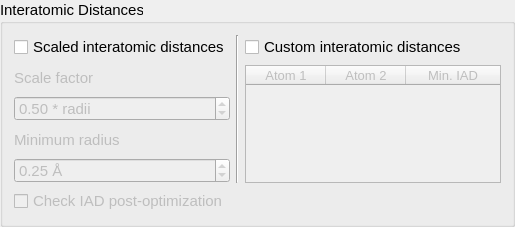
    <widget class="QGroupBox" name="groupBox_3">
     <property name="sizePolicy">
      <sizepolicy hsizetype="Preferred" vsizetype="Preferred">
       <horstretch>0</horstretch>
       <verstretch>0</verstretch>
      </sizepolicy>
     </property>
     <property name="font">
      <font>
       <pointsize>11</pointsize>
      </font>
     </property>
     <property name="title">
      <string>Interatomic Distances</string>
     </property>
     <layout class="QGridLayout" name="gridLayout_4">
      <item row="14" column="0">
       <widget class="QCheckBox" name="cb_checkStepOpt">
        <property name="enabled">
         <bool>false</bool>
        </property>
        <property name="font">
         <font>
          <pointsize>11</pointsize>
         </font>
        </property>
        <property name="focusPolicy">
         <enum>Qt::StrongFocus</enum>
        </property>
        <property name="text">
         <string>Check IAD post-optimization</string>
        </property>
       </widget>
      </item>
      <item row="3" column="0">
       <widget class="QLabel" name="label_9">
        <property name="enabled">
         <bool>false</bool>
        </property>
        <property name="sizePolicy">
         <sizepolicy hsizetype="Preferred" vsizetype="Preferred">
          <horstretch>0</horstretch>
          <verstretch>0</verstretch>
         </sizepolicy>
        </property>
        <property name="maximumSize">
         <size>
          <width>150</width>
          <height>25</height>
         </size>
        </property>
        <property name="font">
         <font>
          <pointsize>11</pointsize>
         </font>
        </property>
        <property name="text">
         <string>Minimum radius</string>
        </property>
        <property name="alignment">
         <set>Qt::AlignLeading|Qt::AlignLeft|Qt::AlignVCenter</set>
        </property>
        <property name="buddy">
         <cstring>spin_minRadius</cstring>
        </property>
       </widget>
      </item>
      <item row="0" column="0">
       <widget class="QCheckBox" name="cb_interatomicDistanceLimit">
        <property name="sizePolicy">
         <sizepolicy hsizetype="Minimum" vsizetype="Preferred">
          <horstretch>0</horstretch>
          <verstretch>0</verstretch>
         </sizepolicy>
        </property>
        <property name="minimumSize">
         <size>
          <width>0</width>
          <height>18</height>
         </size>
        </property>
        <property name="font">
         <font>
          <pointsize>11</pointsize>
         </font>
        </property>
        <property name="focusPolicy">
         <enum>Qt::StrongFocus</enum>
        </property>
        <property name="toolTip">
         <string>&lt;html&gt;&lt;head/&gt;&lt;body&gt;&lt;p&gt;Use this to limit the shortest interatomic distance between atoms.&lt;/p&gt;&lt;p&gt;This ensures that atoms aren't overlapping.&lt;/p&gt;&lt;/body&gt;&lt;/html&gt;</string>
        </property>
        <property name="text">
         <string>Scaled interatomic distances</string>
        </property>
        <property name="checked">
         <bool>false</bool>
        </property>
       </widget>
      </item>
      <item row="0" column="4">
       <widget class="QCheckBox" name="cb_customIAD">
        <property name="font">
         <font>
          <pointsize>11</pointsize>
         </font>
        </property>
        <property name="focusPolicy">
         <enum>Qt::StrongFocus</enum>
        </property>
        <property name="text">
         <string>Custom interatomic distances</string>
        </property>
        <property name="checked">
         <bool>false</bool>
        </property>
       </widget>
      </item>
      <item row="1" column="0">
       <widget class="QLabel" name="label">
        <property name="enabled">
         <bool>false</bool>
        </property>
        <property name="sizePolicy">
         <sizepolicy hsizetype="Preferred" vsizetype="Preferred">
          <horstretch>0</horstretch>
          <verstretch>0</verstretch>
         </sizepolicy>
        </property>
        <property name="maximumSize">
         <size>
          <width>150</width>
          <height>25</height>
         </size>
        </property>
        <property name="font">
         <font>
          <pointsize>11</pointsize>
         </font>
        </property>
        <property name="text">
         <string>Scale factor</string>
        </property>
        <property name="alignment">
         <set>Qt::AlignLeading|Qt::AlignLeft|Qt::AlignVCenter</set>
        </property>
        <property name="buddy">
         <cstring>spin_scaleFactor</cstring>
        </property>
       </widget>
      </item>
      <item row="2" column="0">
       <widget class="QDoubleSpinBox" name="spin_scaleFactor">
        <property name="enabled">
         <bool>false</bool>
        </property>
        <property name="sizePolicy">
         <sizepolicy hsizetype="Minimum" vsizetype="Minimum">
          <horstretch>0</horstretch>
          <verstretch>0</verstretch>
         </sizepolicy>
        </property>
        <property name="minimumSize">
         <size>
          <width>0</width>
          <height>25</height>
         </size>
        </property>
        <property name="maximumSize">
         <size>
          <width>16777215</width>
          <height>25</height>
         </size>
        </property>
        <property name="font">
         <font>
          <pointsize>11</pointsize>
         </font>
        </property>
        <property name="focusPolicy">
         <enum>Qt::StrongFocus</enum>
        </property>
        <property name="toolTip">
         <string>&lt;html&gt;&lt;head/&gt;&lt;body&gt;&lt;p&gt;Use this to limit the shortest interatomic distance between atoms. This ensures that atoms aren't overlapping.&lt;/p&gt;&lt;p&gt;The value specified here is multiplied by each atom's covalent radius, and the sum of the scaled radii are used to enforce a minimum atomic separation between atoms.&lt;/p&gt;&lt;p&gt;The default recommended value is 0.5.&lt;/p&gt;&lt;p&gt;This ensures that atoms will not be unphysically close&lt;br/&gt;(which may prevent certain optimization codes from working).&lt;br/&gt;Using a higher value is acceptable while creating random structures&lt;br/&gt;in the first generation, but may prevent the crossover operator&lt;br/&gt;from being able to create offspring that meet this restriction.&lt;/p&gt;&lt;/body&gt;&lt;/html&gt;</string>
        </property>
        <property name="suffix">
         <string> * radii</string>
        </property>
        <property name="decimals">
         <number>2</number>
        </property>
        <property name="maximum">
         <double>1.000000000000000</double>
        </property>
        <property name="singleStep">
         <double>0.050000000000000</double>
        </property>
        <property name="value">
         <double>0.500000000000000</double>
        </property>
       </widget>
      </item>
      <item row="4" column="0">
       <widget class="QDoubleSpinBox" name="spin_minRadius">
        <property name="enabled">
         <bool>false</bool>
        </property>
        <property name="sizePolicy">
         <sizepolicy hsizetype="Minimum" vsizetype="Minimum">
          <horstretch>0</horstretch>
          <verstretch>0</verstretch>
         </sizepolicy>
        </property>
        <property name="minimumSize">
         <size>
          <width>0</width>
          <height>25</height>
         </size>
        </property>
        <property name="maximumSize">
         <size>
          <width>16777215</width>
          <height>25</height>
         </size>
        </property>
        <property name="font">
         <font>
          <pointsize>11</pointsize>
         </font>
        </property>
        <property name="focusPolicy">
         <enum>Qt::StrongFocus</enum>
        </property>
        <property name="suffix">
         <string> Å</string>
        </property>
        <property name="decimals">
         <number>2</number>
        </property>
        <property name="singleStep">
         <double>0.050000000000000</double>
        </property>
        <property name="value">
         <double>0.250000000000000</double>
        </property>
       </widget>
      </item>
      <item row="0" column="3" rowspan="5">
       <widget class="Line" name="line_2">
        <property name="orientation">
         <enum>Qt::Vertical</enum>
        </property>
       </widget>
      </item>
      <item row="1" column="4" rowspan="4">
       <widget class="QTableWidget" name="table_IAD">
        <property name="enabled">
         <bool>false</bool>
        </property>
        <property name="sizePolicy">
         <sizepolicy hsizetype="Preferred" vsizetype="Preferred">
          <horstretch>0</horstretch>
          <verstretch>0</verstretch>
         </sizepolicy>
        </property>
        <property name="font">
         <font>
          <pointsize>10</pointsize>
         </font>
        </property>
        <property name="horizontalScrollBarPolicy">
         <enum>Qt::ScrollBarAlwaysOff</enum>
        </property>
        <attribute name="horizontalHeaderMinimumSectionSize">
         <number>20</number>
        </attribute>
        <attribute name="horizontalHeaderDefaultSectionSize">
         <number>80</number>
        </attribute>
        <attribute name="horizontalHeaderStretchLastSection">
         <bool>true</bool>
        </attribute>
        <attribute name="verticalHeaderVisible">
         <bool>false</bool>
        </attribute>
        <attribute name="verticalHeaderMinimumSectionSize">
         <number>23</number>
        </attribute>
        <attribute name="verticalHeaderDefaultSectionSize">
         <number>23</number>
        </attribute>
        <column>
         <property name="text">
          <string>Atom 1</string>
         </property>
         <property name="font">
          <font>
           <pointsize>10</pointsize>
          </font>
         </property>
        </column>
        <column>
         <property name="text">
          <string>Atom 2</string>
         </property>
         <property name="font">
          <font>
           <pointsize>10</pointsize>
          </font>
         </property>
        </column>
        <column>
         <property name="text">
          <string>Min. IAD</string>
         </property>
         <property name="font">
          <font>
           <pointsize>10</pointsize>
          </font>
         </property>
        </column>
       </widget>
      </item>
     </layout>
    </widget>
